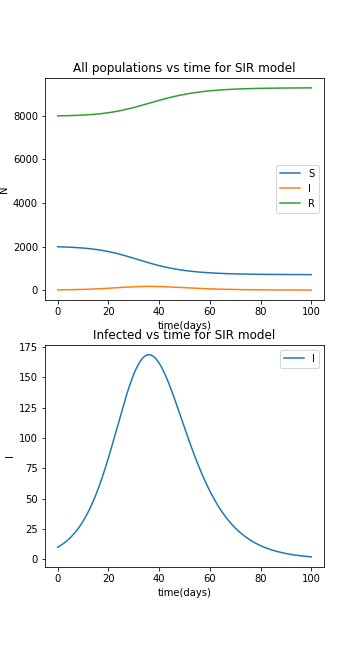

This chart was generated by the following Python code:

# coding: utf-8

# In[1]:

from task1_q5 import *


# In[25]:

s1.ss=(1990,10,8000);
s1.evo(np.linspace(0,100,1001));
fig2=plt.figure(figsize=[5,9])
ax=plt.subplot(2,1,1)
for i in range(3):
    s1.line(ax,i);
ax.legend()
ax.set_xlabel('time(days)')
ax.set_ylabel('N')
ax.set_title('All populations vs time for SIR model')
ax.legend();

ax2=plt.subplot(2,1,2)
s1.line(ax2,1);
ax2.set_xlabel('time(days)')
ax2.set_ylabel('I')
ax2.set_title('Infected vs time for SIR model')
ax2.legend();
ax2.legend(loc=1)
fig2.savefig('task1_q7.png')
print('total infection is ',s1.ss[0]-s1.Ns[-1,0])
    
    


# In[ ]:



